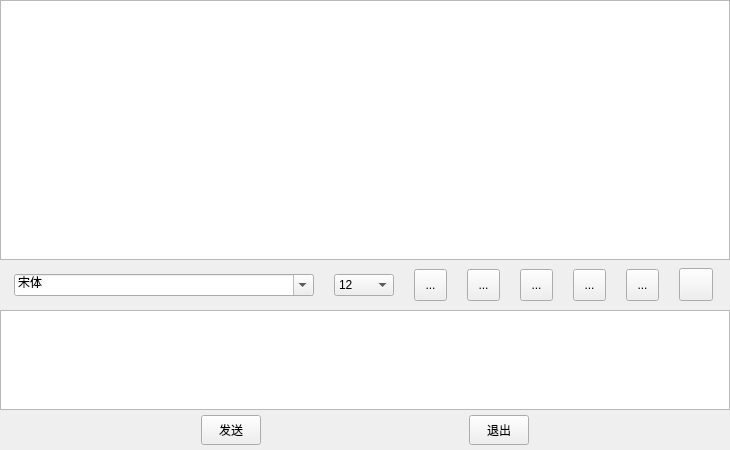
<?xml version="1.0" encoding="UTF-8"?>
<ui version="4.0">
 <class>signalChating</class>
 <widget class="QWidget" name="signalChating">
  <property name="geometry">
   <rect>
    <x>0</x>
    <y>0</y>
    <width>730</width>
    <height>450</height>
   </rect>
  </property>
  <property name="windowTitle">
   <string>Form</string>
  </property>
  <widget class="QWidget" name="widget" native="true">
   <property name="geometry">
    <rect>
     <x>0</x>
     <y>410</y>
     <width>730</width>
     <height>40</height>
    </rect>
   </property>
   <layout class="QHBoxLayout" name="horizontalLayout">
    <item>
     <spacer name="horizontalSpacer">
      <property name="orientation">
       <enum>Qt::Horizontal</enum>
      </property>
      <property name="sizeHint" stdset="0">
       <size>
        <width>40</width>
        <height>20</height>
       </size>
      </property>
     </spacer>
    </item>
    <item>
     <widget class="QPushButton" name="sendBtn">
      <property name="maximumSize">
       <size>
        <width>60</width>
        <height>30</height>
       </size>
      </property>
      <property name="text">
       <string>发送</string>
      </property>
     </widget>
    </item>
    <item>
     <spacer name="horizontalSpacer_3">
      <property name="orientation">
       <enum>Qt::Horizontal</enum>
      </property>
      <property name="sizeHint" stdset="0">
       <size>
        <width>40</width>
        <height>20</height>
       </size>
      </property>
     </spacer>
    </item>
    <item>
     <widget class="QPushButton" name="exitBtn">
      <property name="maximumSize">
       <size>
        <width>60</width>
        <height>30</height>
       </size>
      </property>
      <property name="text">
       <string>退出</string>
      </property>
     </widget>
    </item>
    <item>
     <spacer name="horizontalSpacer_2">
      <property name="orientation">
       <enum>Qt::Horizontal</enum>
      </property>
      <property name="sizeHint" stdset="0">
       <size>
        <width>40</width>
        <height>20</height>
       </size>
      </property>
     </spacer>
    </item>
   </layout>
  </widget>
  <widget class="QTextEdit" name="textEdit">
   <property name="geometry">
    <rect>
     <x>0</x>
     <y>310</y>
     <width>730</width>
     <height>100</height>
    </rect>
   </property>
   <property name="toolTip">
    <string>加粗</string>
   </property>
  </widget>
  <widget class="QWidget" name="widget_2" native="true">
   <property name="geometry">
    <rect>
     <x>0</x>
     <y>260</y>
     <width>730</width>
     <height>50</height>
    </rect>
   </property>
   <layout class="QHBoxLayout" name="horizontalLayout_2">
    <item>
     <widget class="QFontComboBox" name="fontComboBox">
      <property name="maximumSize">
       <size>
        <width>300</width>
        <height>16777215</height>
       </size>
      </property>
      <property name="currentText">
       <string>宋体</string>
      </property>
     </widget>
    </item>
    <item>
     <widget class="QComboBox" name="comboBox">
      <property name="minimumSize">
       <size>
        <width>60</width>
        <height>0</height>
       </size>
      </property>
      <property name="maximumSize">
       <size>
        <width>60</width>
        <height>16777215</height>
       </size>
      </property>
      <property name="currentIndex">
       <number>4</number>
      </property>
      <item>
       <property name="text">
        <string>8</string>
       </property>
      </item>
      <item>
       <property name="text">
        <string>9</string>
       </property>
      </item>
      <item>
       <property name="text">
        <string>10</string>
       </property>
      </item>
      <item>
       <property name="text">
        <string>11</string>
       </property>
      </item>
      <item>
       <property name="text">
        <string>12</string>
       </property>
      </item>
      <item>
       <property name="text">
        <string>13</string>
       </property>
      </item>
      <item>
       <property name="text">
        <string>14</string>
       </property>
      </item>
      <item>
       <property name="text">
        <string>15</string>
       </property>
      </item>
      <item>
       <property name="text">
        <string>16</string>
       </property>
      </item>
      <item>
       <property name="text">
        <string>17</string>
       </property>
      </item>
      <item>
       <property name="text">
        <string>18</string>
       </property>
      </item>
      <item>
       <property name="text">
        <string>19</string>
       </property>
      </item>
      <item>
       <property name="text">
        <string>20</string>
       </property>
      </item>
      <item>
       <property name="text">
        <string>21</string>
       </property>
      </item>
      <item>
       <property name="text">
        <string>22</string>
       </property>
      </item>
     </widget>
    </item>
    <item>
     <widget class="QToolButton" name="boldBtn">
      <property name="minimumSize">
       <size>
        <width>33</width>
        <height>32</height>
       </size>
      </property>
      <property name="text">
       <string>...</string>
      </property>
      <property name="icon">
       <iconset resource="res.qrc">
        <normaloff>:/picture/bold.jpg</normaloff>:/picture/bold.jpg</iconset>
      </property>
      <property name="iconSize">
       <size>
        <width>26</width>
        <height>26</height>
       </size>
      </property>
      <property name="checkable">
       <bool>true</bool>
      </property>
     </widget>
    </item>
    <item>
     <widget class="QToolButton" name="slopeBtn">
      <property name="minimumSize">
       <size>
        <width>33</width>
        <height>32</height>
       </size>
      </property>
      <property name="toolTip">
       <string>倾斜</string>
      </property>
      <property name="text">
       <string>...</string>
      </property>
      <property name="icon">
       <iconset resource="res.qrc">
        <normaloff>:/picture/slope.jpg</normaloff>:/picture/slope.jpg</iconset>
      </property>
      <property name="iconSize">
       <size>
        <width>26</width>
        <height>26</height>
       </size>
      </property>
      <property name="checkable">
       <bool>true</bool>
      </property>
     </widget>
    </item>
    <item>
     <widget class="QToolButton" name="underlineBtn">
      <property name="minimumSize">
       <size>
        <width>33</width>
        <height>32</height>
       </size>
      </property>
      <property name="toolTip">
       <string>下划线</string>
      </property>
      <property name="text">
       <string>...</string>
      </property>
      <property name="icon">
       <iconset resource="res.qrc">
        <normaloff>:/picture/underline1.jpg</normaloff>:/picture/underline1.jpg</iconset>
      </property>
      <property name="iconSize">
       <size>
        <width>26</width>
        <height>26</height>
       </size>
      </property>
      <property name="checkable">
       <bool>true</bool>
      </property>
     </widget>
    </item>
    <item>
     <widget class="QToolButton" name="setColorBtn">
      <property name="minimumSize">
       <size>
        <width>33</width>
        <height>32</height>
       </size>
      </property>
      <property name="toolTip">
       <string>更改字体颜色</string>
      </property>
      <property name="text">
       <string>...</string>
      </property>
      <property name="icon">
       <iconset resource="res.qrc">
        <normaloff>:/picture/setColor.jpg</normaloff>:/picture/setColor.jpg</iconset>
      </property>
      <property name="iconSize">
       <size>
        <width>26</width>
        <height>26</height>
       </size>
      </property>
     </widget>
    </item>
    <item>
     <widget class="QToolButton" name="preserveBtn">
      <property name="minimumSize">
       <size>
        <width>33</width>
        <height>32</height>
       </size>
      </property>
      <property name="toolTip">
       <string>保存聊天记录</string>
      </property>
      <property name="text">
       <string>...</string>
      </property>
      <property name="icon">
       <iconset resource="res.qrc">
        <normaloff>:/picture/preserve.jpg</normaloff>:/picture/preserve.jpg</iconset>
      </property>
      <property name="iconSize">
       <size>
        <width>26</width>
        <height>26</height>
       </size>
      </property>
     </widget>
    </item>
    <item>
     <widget class="QToolButton" name="clearBtn">
      <property name="minimumSize">
       <size>
        <width>33</width>
        <height>32</height>
       </size>
      </property>
      <property name="toolTip">
       <string>清空聊天记录</string>
      </property>
      <property name="icon">
       <iconset>
        <normalon>:/picture/clear.jpg</normalon>
       </iconset>
      </property>
      <property name="iconSize">
       <size>
        <width>26</width>
        <height>26</height>
       </size>
      </property>
     </widget>
    </item>
   </layout>
  </widget>
  <widget class="QTextBrowser" name="textBrowser">
   <property name="geometry">
    <rect>
     <x>0</x>
     <y>0</y>
     <width>730</width>
     <height>260</height>
    </rect>
   </property>
  </widget>
 </widget>
 <resources>
  <include location="res.qrc"/>
 </resources>
 <connections/>
</ui>
